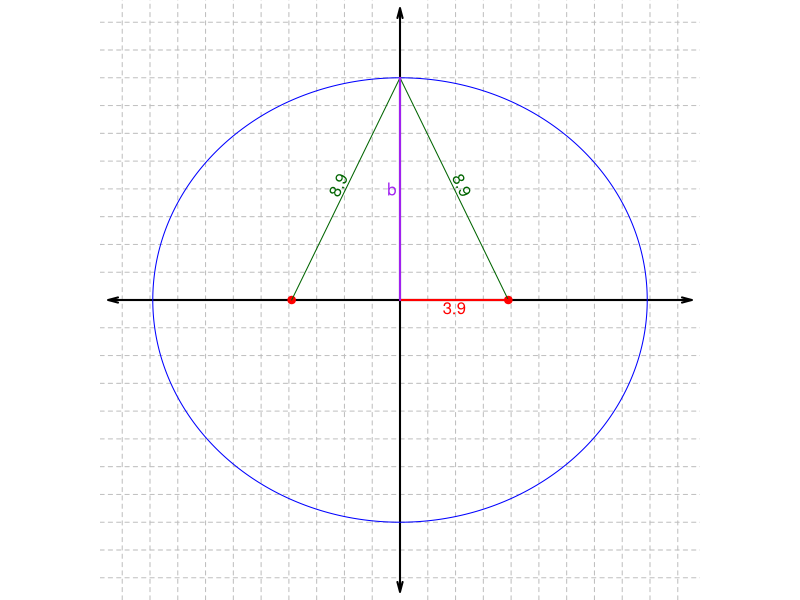

Reproduce this figure in R.
## ---- chunk 1
fixer = function(exp){
  exp = gsub("+-","-",exp,fixed=T)
  return(exp)
}
gcd2 <- function(a, b) {
  if (b == 0) a else Recall(b, a %% b)
}
gcd <- function(...) Reduce(gcd2, c(...))

trips = list(c(3,4,5),
             c(5,12,13),
             c(8,15,17),
             c(7,24,25),
             c(20,21,29),
             c(12,35,37),
             c(9,40,41),
             c(28,45,53),
             c(11,60,61),
             c(16,63,65),
             c(33,56,65),
             c(48,55,73),
             c(13,84,85),
             c(36,77,85),
             c(39,80,89),
             c(65,72,97))

while(T){
  whichi = sample(1:length(trips),1)
  trip = trips[[whichi]]
  maxmult = floor(100/trip[3])
  mult = sample(1:maxmult,1)
  trip = mult*trip
  a = trip[3]/10
  www = sample(1:2,2)
  b = trip[www[1]]/10
  c = trip[www[2]]/10
  if(a>5 && c/a<0.9){break}
}

## ---- chunk 2
par(mar=c(0,0,0,0),pty="s")
plot(0,0,type="n",xlim=c(-10,10),ylim=c(-10,10),axes=F,ann=F)
for(i in 1:10){
  abline(h=i,lty=2,col="grey")
  abline(h=-i,lty=2,col="grey")
  abline(v=i,lty=2,col="grey")
  abline(v=-i,lty=2,col="grey")
}
arrows(-10.5,0,10.5,0,length=0.1,angle=15,code=3,lwd=2)
arrows(0,-10.5,0,10.5,length=0.1,angle=15,code=3,lwd=2)
th = seq(0,2*pi,length.out=1000)
x = a*cos(th)
y = b*sin(th)
polygon(x,y,border="blue")
points(c(-c,c),c(0,0),col="red",pch=19)
lines(c(-c,0),c(0,b),col="darkgreen")
th = atan(b/c)
text(-c/2+0.3*cos(th+pi/2),
     b/2+0.3*sin(th+pi/2),
     a,
     srt=th/pi*180,col="darkgreen")
lines(c(c,0),c(0,b),col="darkgreen")
th = atan(b/c)
text(c/2+0.3*cos(-th+pi/2),
     b/2+0.3*sin(-th+pi/2),
     a,
     srt=-th/pi*180,col="darkgreen")
lines(c(0,c),c(0,0),col="red",lwd=2)
text(c/2,-0.3,c,col="red")
lines(c(0,0),c(0,b),col="purple",lwd=2)
text(-0.3,b/2,"b",col="purple")
